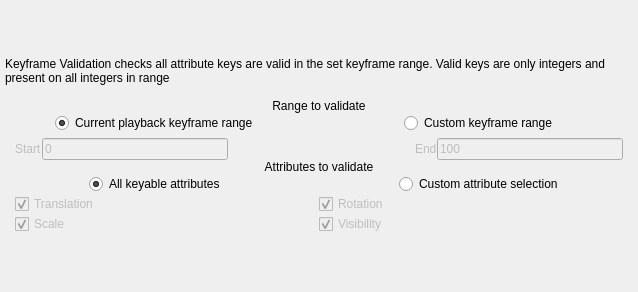
                 <widget class="QWidget" name="keyframe_settings">
                  <property name="enabled">
                   <bool>true</bool>
                  </property>
                  <property name="geometry">
                   <rect>
                    <x>0</x>
                    <y>0</y>
                    <width>638</width>
                    <height>292</height>
                   </rect>
                  </property>
                  <property name="sizePolicy">
                   <sizepolicy hsizetype="Preferred" vsizetype="Preferred">
                    <horstretch>0</horstretch>
                    <verstretch>0</verstretch>
                   </sizepolicy>
                  </property>
                  <attribute name="label">
                   <string>Keyframe Validation Settings</string>
                  </attribute>
                  <layout class="QVBoxLayout" name="verticalLayout_9">
                   <property name="sizeConstraint">
                    <enum>QLayout::SetDefaultConstraint</enum>
                   </property>
                   <property name="leftMargin">
                    <number>5</number>
                   </property>
                   <property name="topMargin">
                    <number>5</number>
                   </property>
                   <property name="rightMargin">
                    <number>5</number>
                   </property>
                   <property name="bottomMargin">
                    <number>5</number>
                   </property>
                   <item>
                    <layout class="QVBoxLayout" name="keyframe_layout" stretch="0,0,0,0,0,0,0">
                     <property name="spacing">
                      <number>0</number>
                     </property>
                     <property name="sizeConstraint">
                      <enum>QLayout::SetDefaultConstraint</enum>
                     </property>
                     <property name="bottomMargin">
                      <number>0</number>
                     </property>
                     <item>
                      <widget class="QLabel" name="label_instructions">
                       <property name="sizePolicy">
                        <sizepolicy hsizetype="Preferred" vsizetype="Fixed">
                         <horstretch>0</horstretch>
                         <verstretch>0</verstretch>
                        </sizepolicy>
                       </property>
                       <property name="text">
                        <string>Keyframe Validation checks all attribute keys are valid in the set keyframe range. Valid keys are only integers and present on all integers in range</string>
                       </property>
                       <property name="alignment">
                        <set>Qt::AlignLeading|Qt::AlignLeft|Qt::AlignTop</set>
                       </property>
                       <property name="wordWrap">
                        <bool>true</bool>
                       </property>
                      </widget>
                     </item>
                     <item>
                      <widget class="QLabel" name="label_range">
                       <property name="enabled">
                        <bool>true</bool>
                       </property>
                       <property name="sizePolicy">
                        <sizepolicy hsizetype="Preferred" vsizetype="Fixed">
                         <horstretch>0</horstretch>
                         <verstretch>0</verstretch>
                        </sizepolicy>
                       </property>
                       <property name="minimumSize">
                        <size>
                         <width>0</width>
                         <height>0</height>
                        </size>
                       </property>
                       <property name="font">
                        <font>
                         <kerning>true</kerning>
                        </font>
                       </property>
                       <property name="contextMenuPolicy">
                        <enum>Qt::NoContextMenu</enum>
                       </property>
                       <property name="statusTip">
                        <string/>
                       </property>
                       <property name="frameShape">
                        <enum>QFrame::NoFrame</enum>
                       </property>
                       <property name="text">
                        <string>Range to validate</string>
                       </property>
                       <property name="textFormat">
                        <enum>Qt::AutoText</enum>
                       </property>
                       <property name="scaledContents">
                        <bool>false</bool>
                       </property>
                       <property name="alignment">
                        <set>Qt::AlignBottom|Qt::AlignHCenter</set>
                       </property>
                       <property name="margin">
                        <number>5</number>
                       </property>
                       <property name="textInteractionFlags">
                        <set>Qt::NoTextInteraction</set>
                       </property>
                      </widget>
                     </item>
                     <item>
                      <layout class="QHBoxLayout" name="rangeOptions">
                       <property name="spacing">
                        <number>20</number>
                       </property>
                       <property name="bottomMargin">
                        <number>5</number>
                       </property>
                       <item alignment="Qt::AlignHCenter">
                        <widget class="QRadioButton" name="radio_currentRange">
                         <property name="layoutDirection">
                          <enum>Qt::LeftToRight</enum>
                         </property>
                         <property name="text">
                          <string>Current playback keyframe range</string>
                         </property>
                         <property name="checked">
                          <bool>true</bool>
                         </property>
                         <attribute name="buttonGroup">
                          <string notr="true">btnGrp_keyRange</string>
                         </attribute>
                        </widget>
                       </item>
                       <item alignment="Qt::AlignHCenter">
                        <widget class="QRadioButton" name="radio_customRange">
                         <property name="text">
                          <string>Custom keyframe range</string>
                         </property>
                         <attribute name="buttonGroup">
                          <string notr="true">btnGrp_keyRange</string>
                         </attribute>
                        </widget>
                       </item>
                      </layout>
                     </item>
                     <item>
                      <layout class="QHBoxLayout" name="timerangeHorzLayout">
                       <property name="leftMargin">
                        <number>10</number>
                       </property>
                       <property name="rightMargin">
                        <number>10</number>
                       </property>
                       <item>
                        <widget class="QLabel" name="label_start">
                         <property name="enabled">
                          <bool>false</bool>
                         </property>
                         <property name="text">
                          <string>Start</string>
                         </property>
                        </widget>
                       </item>
                       <item>
                        <widget class="QLineEdit" name="input_minKeyframe">
                         <property name="enabled">
                          <bool>false</bool>
                         </property>
                         <property name="inputMask">
                          <string>#000000000</string>
                         </property>
                         <property name="text">
                          <string>0</string>
                         </property>
                         <property name="maxLength">
                          <number>10</number>
                         </property>
                         <property name="placeholderText">
                          <string>0</string>
                         </property>
                        </widget>
                       </item>
                       <item>
                        <spacer name="spacer_4">
                         <property name="orientation">
                          <enum>Qt::Horizontal</enum>
                         </property>
                         <property name="sizeHint" stdset="0">
                          <size>
                           <width>40</width>
                           <height>20</height>
                          </size>
                         </property>
                        </spacer>
                       </item>
                       <item>
                        <widget class="QLabel" name="label_end">
                         <property name="enabled">
                          <bool>false</bool>
                         </property>
                         <property name="text">
                          <string>End</string>
                         </property>
                        </widget>
                       </item>
                       <item>
                        <widget class="QLineEdit" name="input_maxKeyframe">
                         <property name="enabled">
                          <bool>false</bool>
                         </property>
                         <property name="inputMask">
                          <string>#000000000</string>
                         </property>
                         <property name="text">
                          <string>100</string>
                         </property>
                         <property name="placeholderText">
                          <string>100</string>
                         </property>
                        </widget>
                       </item>
                      </layout>
                     </item>
                     <item>
                      <widget class="QLabel" name="label_attrib">
                       <property name="sizePolicy">
                        <sizepolicy hsizetype="Preferred" vsizetype="Fixed">
                         <horstretch>0</horstretch>
                         <verstretch>0</verstretch>
                        </sizepolicy>
                       </property>
                       <property name="text">
                        <string>Attributes to validate</string>
                       </property>
                       <property name="alignment">
                        <set>Qt::AlignCenter</set>
                       </property>
                       <property name="margin">
                        <number>5</number>
                       </property>
                      </widget>
                     </item>
                     <item>
                      <layout class="QHBoxLayout" name="horizontalLayout_2">
                       <property name="spacing">
                        <number>20</number>
                       </property>
                       <item alignment="Qt::AlignHCenter">
                        <widget class="QRadioButton" name="radio_allAttrib">
                         <property name="text">
                          <string>All keyable attributes</string>
                         </property>
                         <property name="checked">
                          <bool>true</bool>
                         </property>
                         <property name="autoRepeat">
                          <bool>false</bool>
                         </property>
                         <attribute name="buttonGroup">
                          <string notr="true">btnGrp_attribOption</string>
                         </attribute>
                        </widget>
                       </item>
                       <item alignment="Qt::AlignHCenter">
                        <widget class="QRadioButton" name="radio_customAttrib">
                         <property name="text">
                          <string>Custom attribute selection</string>
                         </property>
                         <attribute name="buttonGroup">
                          <string notr="true">btnGrp_attribOption</string>
                         </attribute>
                        </widget>
                       </item>
                      </layout>
                     </item>
                     <item>
                      <layout class="QGridLayout" name="gridLayout">
                       <property name="leftMargin">
                        <number>10</number>
                       </property>
                       <property name="rightMargin">
                        <number>10</number>
                       </property>
                       <item row="3" column="0">
                        <widget class="QCheckBox" name="check_scale">
                         <property name="enabled">
                          <bool>false</bool>
                         </property>
                         <property name="text">
                          <string>Scale</string>
                         </property>
                         <property name="checked">
                          <bool>true</bool>
                         </property>
                        </widget>
                       </item>
                       <item row="0" column="0">
                        <widget class="QCheckBox" name="check_translate">
                         <property name="enabled">
                          <bool>false</bool>
                         </property>
                         <property name="text">
                          <string>Translation</string>
                         </property>
                         <property name="checked">
                          <bool>true</bool>
                         </property>
                        </widget>
                       </item>
                       <item row="0" column="1">
                        <widget class="QCheckBox" name="check_rotate">
                         <property name="enabled">
                          <bool>false</bool>
                         </property>
                         <property name="text">
                          <string>Rotation</string>
                         </property>
                         <property name="checked">
                          <bool>true</bool>
                         </property>
                        </widget>
                       </item>
                       <item row="3" column="1">
                        <widget class="QCheckBox" name="check_visible">
                         <property name="enabled">
                          <bool>false</bool>
                         </property>
                         <property name="text">
                          <string>Visibility</string>
                         </property>
                         <property name="checked">
                          <bool>true</bool>
                         </property>
                        </widget>
                       </item>
                      </layout>
                     </item>
                    </layout>
                   </item>
                  </layout>
                 </widget>
